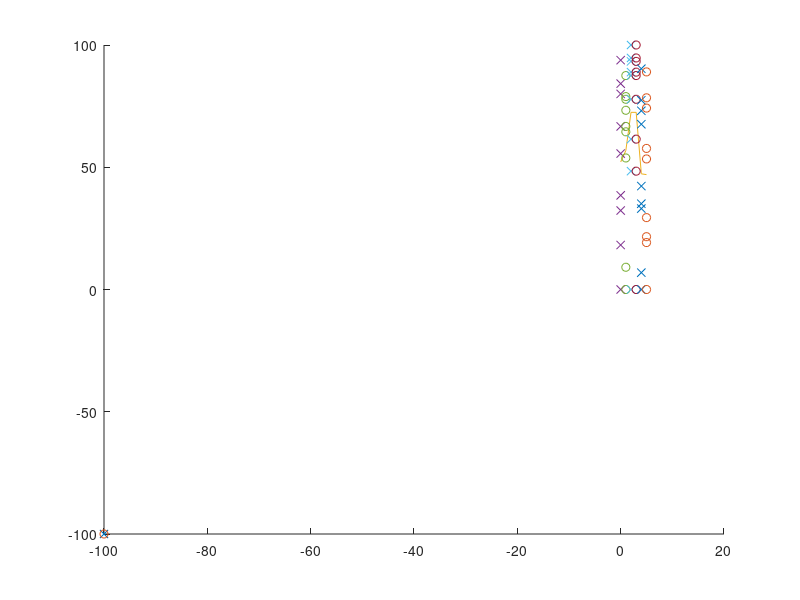

The MATLAB source for this figure: (Note: this script raises an error after producing the figure.)
%% 1 channel
clc; clear; close all;
 
RF1_wav = [99.5, 80.0; %random forest wavelet 1 channel
    99.6, 66.7;
    99.2, 38.5;
    99.5, 84.2;
    99.8, 0;
    98.9, 18.2;
    96.2, 32.3;
    99.6, 55.6;
    99.9, 93.8];
x0 = ones(9, 1) * 0;

RF1_FT = [99.5, 73.3; %random forest fourier 1 channel
    99.6, 77.8;
    99.5, 53.8;
    99.3, 78.9;
    99.8, 0;
    99.0, 9.1;
    97.7, 64.5;
    99.7, 66.7;
    99.9, 87.5];
x1 = ones(9, 1) * 1;

SVM1_wav = [99.9, 93.3; %SVM wavelet 1 channel (NUMBERS NOT CORRECT YET)
    99.7, 77.8;
    99.6, 61.5;
    99.7, 94.7;
    99.8, 0.0;
    100, 100;
    97.3, 48.4;
    99.8, 88.9;
    99.8, 87.5];
x2 = ones(9, 1) * 2;

SVM1_FT = [99.9, 93.3; %SVM fourier 1 channel (NUMBERS NOT CORRECT YET)
    99.7, 77.8;
    99.6, 61.5;
    99.7, 94.7;
    99.8, 0.0;
    100, 100;
    97.3, 48.4;
    99.8, 88.9;
    99.8, 87.5];
x3 = ones(9, 1) * 3;

NN1_wav = [99.2, 67.6; %NN wavelet 1 channel 99% PCA
    99.6, 73.1;
    99.0, 6.9;
    99.1, 77.4;
    99.8, 0.0;
    99.1, 35.1;
    96.1, 33.1;
    99.3, 42.3;
    99.9, 90.3];
x4 = ones(9, 1) * 4;

NN1_FT = [99.3, 74.2; %NN fourier 1 channel 99% PCA
    99.7, 29.4;
    99.6, 19.2;
    99.7, 78.4;
    99.8, 0.0;
    100, 21.6;
    97.3, 53.4;
    99.8, 57.7;
    99.8, 89];
x5 = ones(9, 1) * 5;

AorS = 2; %Set this var to 1 to plot accuracy, 2 to plot sensitivity

if AorS == 1
    tit = "Comparison of accuracy results for different ML models and features";
    ylab = "Accuracy in \%";
else
    AorS = 2; %ensure it is 2
    tit = "Comparison of sensitivity results for different ML models and features";
    ylab = "Sensitivity in \%";
end

avg = [mean(RF1_wav); mean(RF1_FT); mean(SVM1_wav); mean(SVM1_FT); mean(NN1_wav); mean(NN1_FT)];
avg = avg(:, AorS); %take accuracy or sensitivity
xavg = 0 : 5;

fig = figure();
hold on;

ax(1) = plot(-100, -100, 'x'); %plotting invisible o and x for legend hack
ax(2) = plot(-100, -100, 'o');
ax(3) = plot(xavg, avg);

ax(4) = plot(x0, RF1_wav(:, AorS), 'x');
ax(5) = plot(x1, RF1_FT(:, AorS), 'o');
ax(6) = plot(x2, SVM1_wav(:, AorS), 'x');
ax(7) = plot(x3, SVM1_FT(:, AorS), 'o');
ax(8) = plot(x4, NN1_wav(:, AorS), 'x');
ax(9) = plot(x5, NN1_FT(:, AorS), 'o');

hold off;

axis = gca;
axis.TickLabelInterpreter = 'latex';
axis.FontSize = 14;

plotline(ax, 2);
br = 25;
plotcolor(ax(1:2), 'black', 'brightness', br);
plotcolor(ax(3), 'orange', 'brightness', br);

plotcolor(ax(4), 'green', 'brightness', br);
plotcolor(ax(5), 'green', 'brightness', -br);
plotcolor(ax(6), 'red', 'brightness', br);
plotcolor(ax(7), 'red', 'brightness', -br);
plotcolor(ax(8), 'purple', 'brightness', br);
plotcolor(ax(9), 'purple', 'brightness', -br);
plottext(ax, tit, {'Wavelet features', 'FT features', 'Mean'}, 'Model', ylab, 'fontsize', 10, 'legendloc', 'northeastoutside');

xlim([-0.1 5.1]);
ylim([0 102]);
figsize(fig, 'o');



xticks([0.5, 2.5, 4.5]);
xticklabels(["Random Forest", "SVM", "Neural Network"]);


%% Save image
% location = GetPath2Images(mfilename);
% extension = "png";
% SaveImage(fig, location, mfilename, extension);
% close all;

%% all channels

RF_wav = [99.9, 93.3; % Random Forest all channels wavelet
    99.7, 77.8;
    99.6, 61.5;
    99.7, 94.7;
    99.8, 0.0;
    100, 100;
    97.3, 48.4;
    99.8, 88.9;
    99.8, 87.5];
x0 = ones(9, 1) * 0;